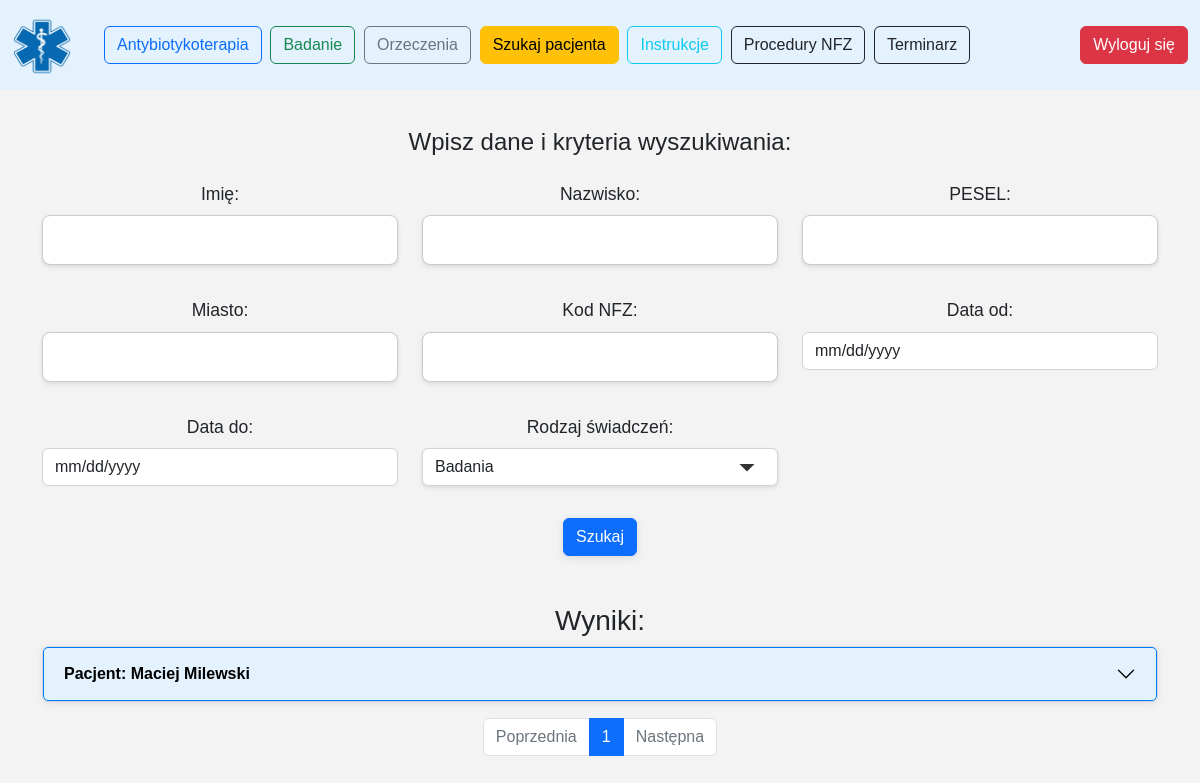
The page /patient (signed in) on the database as committed earlier.
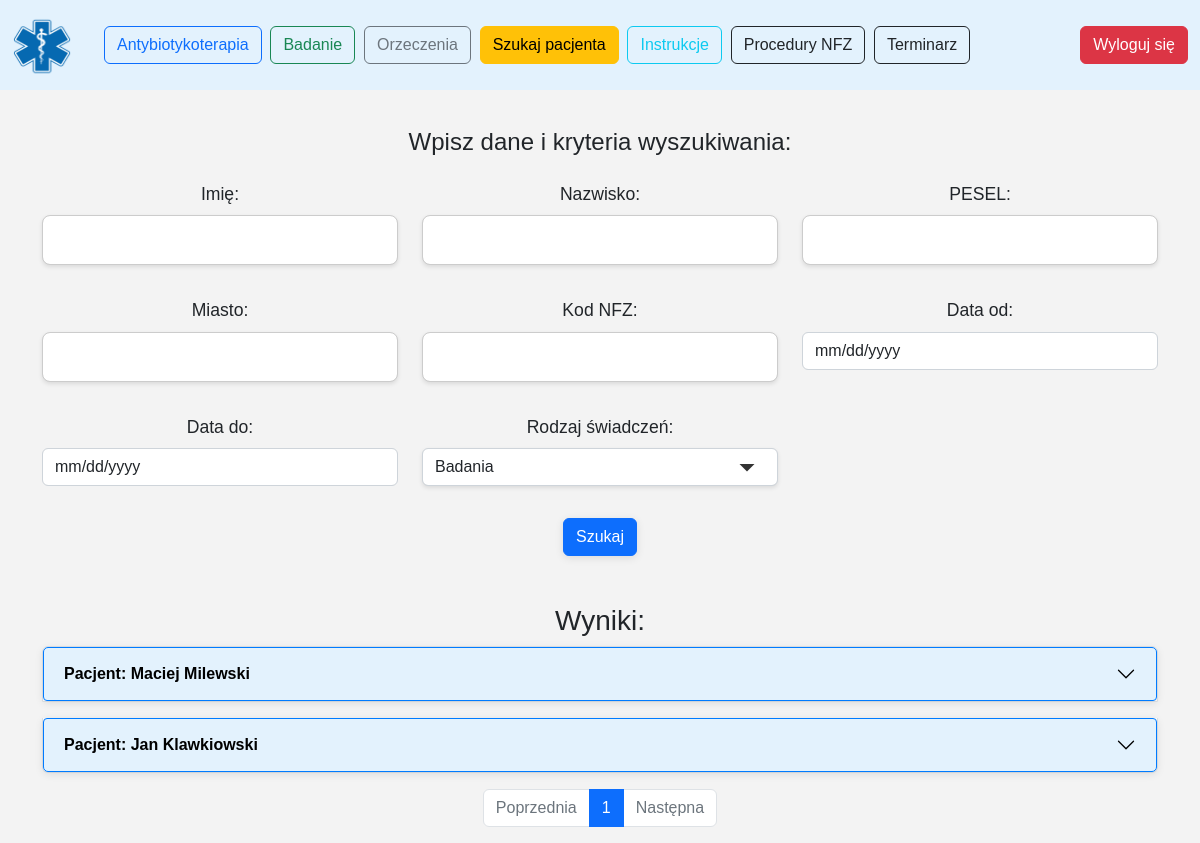
The same page on the database as committed later.
### app/models.py (models this page shows)
class Patient(db.Model):
    __tablename__ = 'patient'
    id = db.Column(db.Integer, primary_key=True)
    first_name = db.Column(db.String(50), nullable=False)
    surname = db.Column(db.String(50), nullable=False)
    pesel = db.Column(db.String(11), unique=True, nullable=False)
    gender = db.Column(db.String(10), nullable=False)
    state = db.Column(db.String(50))
    city = db.Column(db.String(50))
    street = db.Column(db.String(50))
    apartment_number = db.Column(db.String(10))
    visits = db.relationship('Visit', backref='patient', lazy='select')
    certificates = db.relationship('MedicalCertificate', backref='patient', lazy=True)

### app/routes/patient.py (the view, shortened to what this page needs)
@patient_bp.route('/patient', methods=['GET', 'POST'])
@login_required
def patient_main():
    try:
        current_page = int(request.args.get('page', 1))  # Paginacja pacjentów
        visit_page = int(request.args.get('visit_page', 1))  # Paginacja wizyt
        filters = []
        joins_required = False
        patients = []
        total_pages = 0
        query = db.session.query(Patient).filter(*filters)
        total_patients = query.count()
        total_pages = ceil(total_patients / ITEMS_PER_PAGE)
        patients = query.offset((current_page - 1) * ITEMS_PER_PAGE).limit(ITEMS_PER_PAGE).all()
        for patient in patients:
            visit_query = db.session.query(Visit).filter_by(patient_id=patient.id)
            total_visits = visit_query.count()
            visit_total_pages = ceil(total_visits / VISITS_PER_PAGE)
            patient.limited_visits = visit_query.offset((visit_page - 1) * VISITS_PER_PAGE).limit(
                VISITS_PER_PAGE).all()
            patient.visit_current_page = visit_page
            patient.visit_total_pages = visit_total_pages
            patient.visit_has_prev = visit_page > 1
            patient.visit_has_next = visit_page < visit_total_pages
        return render_template(
            'patient.html',
            current_user=current_user.login,
            results=patients,
            current_page=current_page,
            total_pages=total_pages,
            has_prev=current_page > 1,
            has_next=current_page < total_pages
        )
    except Exception as e:
        print(f"Error in patient_main: {e}")
        return abort(500)

### app/templates/patient.html (shortened to what the changed rows need)
<!DOCTYPE html>
<html lang="pl">
<head>
    <link rel="stylesheet" href="{{ url_for('static', filename='css/bootstrap.min.css') }}">
    <link rel="stylesheet" href="{{ url_for('static', filename='css/patient.css') }}">
</head>
<body>
<div class="col-12 text-center">
    <div class="container mt-5 pt-5">
        {% if results is not none %}
            {% if results %}
                <div id="results-pagination">
                    <div class="accordion" id="patientsAccordion">
                        {% for patient in results %}
                            <div class="accordion-item">
                                <h2 class="accordion-header" id="heading{{ loop.index }}">
                                    <button class="accordion-button collapsed" type="button" data-bs-toggle="collapse"
                                            data-bs-target="#collapse{{ loop.index }}" aria-expanded="false"
                                            aria-controls="collapse{{ loop.index }}">
                                        Pacjent: {{ patient.first_name }} {{ patient.surname }}
                                    </button>
                                </h2>
                            </div>
                        {% endfor %}
                    </div>
                </div>
            {% else %}
                <p class="mt-5">Brak wyników wyszukiwania.</p>
            {% endif %}
        {% endif %}
        <nav aria-label="Page navigation">
            <ul class="pagination justify-content-center">
                {% for page_num in range(1, total_pages + 1) %}
                    <li class="page-item {% if page_num == current_page %}active{% endif %}">
                        <a class="page-link"
                           href="{{ url_for('patient.patient_main', page=page_num) }}">{{ page_num }}</a>
                    </li>
                {% endfor %}
            </ul>
        </nav>
    </div>
</div>
</body>
</html>

Rows that differ between the two databases and show on the page:
added Patient: first_name "Jan", surname "Klawkiowski"
